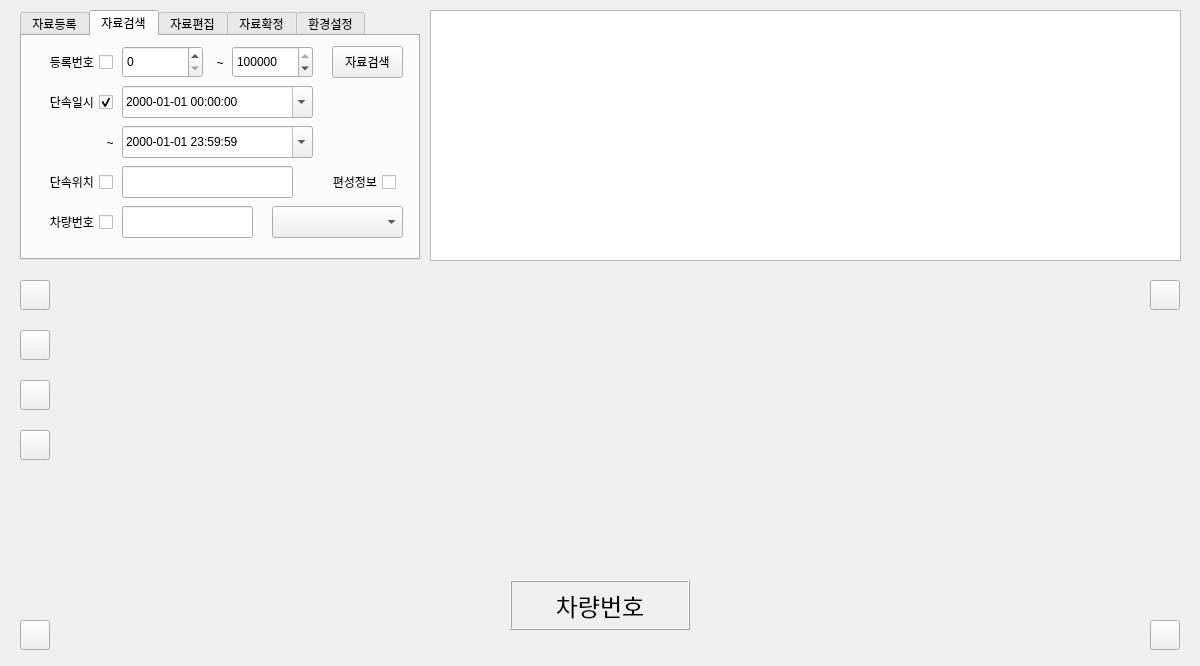
<?xml version="1.0" encoding="UTF-8"?>
<ui version="4.0">
 <class>MainWindow</class>
 <widget class="QMainWindow" name="MainWindow">
  <property name="geometry">
   <rect>
    <x>0</x>
    <y>0</y>
    <width>1200</width>
    <height>666</height>
   </rect>
  </property>
  <property name="sizePolicy">
   <sizepolicy hsizetype="Fixed" vsizetype="Fixed">
    <horstretch>0</horstretch>
    <verstretch>0</verstretch>
   </sizepolicy>
  </property>
  <property name="minimumSize">
   <size>
    <width>1200</width>
    <height>666</height>
   </size>
  </property>
  <property name="maximumSize">
   <size>
    <width>1200</width>
    <height>960</height>
   </size>
  </property>
  <property name="windowTitle">
   <string>주정차단속관리</string>
  </property>
  <property name="locale">
   <locale language="Korean" country="SouthKorea"/>
  </property>
  <widget class="QWidget" name="centralWidget">
   <widget class="QLabel" name="label">
    <property name="geometry">
     <rect>
      <x>60</x>
      <y>280</y>
      <width>540</width>
      <height>335</height>
     </rect>
    </property>
    <property name="text">
     <string/>
    </property>
    <property name="scaledContents">
     <bool>true</bool>
    </property>
   </widget>
   <widget class="QLabel" name="label_2">
    <property name="geometry">
     <rect>
      <x>600</x>
      <y>280</y>
      <width>540</width>
      <height>345</height>
     </rect>
    </property>
    <property name="text">
     <string/>
    </property>
    <property name="scaledContents">
     <bool>true</bool>
    </property>
   </widget>
   <widget class="QLabel" name="label_3">
    <property name="geometry">
     <rect>
      <x>60</x>
      <y>615</y>
      <width>540</width>
      <height>35</height>
     </rect>
    </property>
    <property name="text">
     <string/>
    </property>
    <property name="scaledContents">
     <bool>true</bool>
    </property>
   </widget>
   <widget class="QLabel" name="label_4">
    <property name="geometry">
     <rect>
      <x>600</x>
      <y>615</y>
      <width>540</width>
      <height>35</height>
     </rect>
    </property>
    <property name="text">
     <string/>
    </property>
    <property name="scaledContents">
     <bool>true</bool>
    </property>
   </widget>
   <widget class="QLabel" name="label_5">
    <property name="geometry">
     <rect>
      <x>510</x>
      <y>580</y>
      <width>180</width>
      <height>50</height>
     </rect>
    </property>
    <property name="font">
     <font>
      <family>BareunDotum</family>
      <pointsize>18</pointsize>
      <weight>50</weight>
      <bold>false</bold>
     </font>
    </property>
    <property name="autoFillBackground">
     <bool>true</bool>
    </property>
    <property name="frameShape">
     <enum>QFrame::Box</enum>
    </property>
    <property name="frameShadow">
     <enum>QFrame::Raised</enum>
    </property>
    <property name="text">
     <string>차량번호</string>
    </property>
    <property name="alignment">
     <set>Qt::AlignCenter</set>
    </property>
   </widget>
   <widget class="QTabWidget" name="tabWidget">
    <property name="geometry">
     <rect>
      <x>20</x>
      <y>10</y>
      <width>400</width>
      <height>250</height>
     </rect>
    </property>
    <property name="currentIndex">
     <number>1</number>
    </property>
    <widget class="QWidget" name="widget">
     <attribute name="title">
      <string>자료등록</string>
     </attribute>
     <widget class="QPushButton" name="pushButton">
      <property name="geometry">
       <rect>
        <x>289</x>
        <y>20</y>
        <width>91</width>
        <height>32</height>
       </rect>
      </property>
      <property name="text">
       <string> 사진등록</string>
      </property>
     </widget>
     <widget class="QProgressBar" name="progressBar">
      <property name="geometry">
       <rect>
        <x>20</x>
        <y>170</y>
        <width>361</width>
        <height>23</height>
       </rect>
      </property>
      <property name="value">
       <number>0</number>
      </property>
     </widget>
     <widget class="QComboBox" name="comboBox_2">
      <property name="geometry">
       <rect>
        <x>80</x>
        <y>20</y>
        <width>191</width>
        <height>29</height>
       </rect>
      </property>
     </widget>
     <widget class="QLabel" name="label_18">
      <property name="geometry">
       <rect>
        <x>20</x>
        <y>25</y>
        <width>61</width>
        <height>21</height>
       </rect>
      </property>
      <property name="text">
       <string>편성정보</string>
      </property>
     </widget>
    </widget>
    <widget class="QWidget" name="tab_3">
     <attribute name="title">
      <string>자료검색</string>
     </attribute>
     <widget class="QLineEdit" name="lineEdit_3">
      <property name="geometry">
       <rect>
        <x>100</x>
        <y>130</y>
        <width>171</width>
        <height>32</height>
       </rect>
      </property>
     </widget>
     <widget class="QCheckBox" name="checkBox_3">
      <property name="geometry">
       <rect>
        <x>10</x>
        <y>130</y>
        <width>81</width>
        <height>32</height>
       </rect>
      </property>
      <property name="layoutDirection">
       <enum>Qt::RightToLeft</enum>
      </property>
      <property name="text">
       <string>단속위치</string>
      </property>
      <property name="iconSize">
       <size>
        <width>28</width>
        <height>28</height>
       </size>
      </property>
     </widget>
     <widget class="QCheckBox" name="checkBox_4">
      <property name="geometry">
       <rect>
        <x>10</x>
        <y>170</y>
        <width>81</width>
        <height>32</height>
       </rect>
      </property>
      <property name="layoutDirection">
       <enum>Qt::RightToLeft</enum>
      </property>
      <property name="text">
       <string>차량번호</string>
      </property>
      <property name="iconSize">
       <size>
        <width>28</width>
        <height>28</height>
       </size>
      </property>
     </widget>
     <widget class="QLabel" name="label_12">
      <property name="geometry">
       <rect>
        <x>190</x>
        <y>10</y>
        <width>16</width>
        <height>33</height>
       </rect>
      </property>
      <property name="text">
       <string>~</string>
      </property>
      <property name="alignment">
       <set>Qt::AlignCenter</set>
      </property>
     </widget>
     <widget class="QSpinBox" name="spinBox_2">
      <property name="geometry">
       <rect>
        <x>210</x>
        <y>10</y>
        <width>81</width>
        <height>32</height>
       </rect>
      </property>
      <property name="accelerated">
       <bool>true</bool>
      </property>
      <property name="maximum">
       <number>999999</number>
      </property>
      <property name="value">
       <number>999999</number>
      </property>
     </widget>
     <widget class="QCheckBox" name="checkBox">
      <property name="geometry">
       <rect>
        <x>10</x>
        <y>10</y>
        <width>81</width>
        <height>32</height>
       </rect>
      </property>
      <property name="layoutDirection">
       <enum>Qt::RightToLeft</enum>
      </property>
      <property name="text">
       <string>등록번호</string>
      </property>
      <property name="iconSize">
       <size>
        <width>28</width>
        <height>28</height>
       </size>
      </property>
     </widget>
     <widget class="QDateTimeEdit" name="dateTimeEdit_2">
      <property name="geometry">
       <rect>
        <x>100</x>
        <y>90</y>
        <width>191</width>
        <height>32</height>
       </rect>
      </property>
      <property name="dateTime">
       <datetime>
        <hour>23</hour>
        <minute>59</minute>
        <second>59</second>
        <year>2000</year>
        <month>1</month>
        <day>1</day>
       </datetime>
      </property>
      <property name="displayFormat">
       <string>yyyy-MM-dd HH:mm:ss</string>
      </property>
      <property name="calendarPopup">
       <bool>true</bool>
      </property>
     </widget>
     <widget class="QComboBox" name="comboBox">
      <property name="geometry">
       <rect>
        <x>250</x>
        <y>170</y>
        <width>131</width>
        <height>32</height>
       </rect>
      </property>
     </widget>
     <widget class="QCheckBox" name="checkBox_2">
      <property name="geometry">
       <rect>
        <x>10</x>
        <y>50</y>
        <width>81</width>
        <height>32</height>
       </rect>
      </property>
      <property name="layoutDirection">
       <enum>Qt::RightToLeft</enum>
      </property>
      <property name="text">
       <string>단속일시</string>
      </property>
      <property name="iconSize">
       <size>
        <width>28</width>
        <height>28</height>
       </size>
      </property>
      <property name="checked">
       <bool>true</bool>
      </property>
     </widget>
     <widget class="QLabel" name="label_8">
      <property name="geometry">
       <rect>
        <x>80</x>
        <y>90</y>
        <width>16</width>
        <height>33</height>
       </rect>
      </property>
      <property name="text">
       <string>~</string>
      </property>
      <property name="alignment">
       <set>Qt::AlignCenter</set>
      </property>
     </widget>
     <widget class="QSpinBox" name="spinBox">
      <property name="geometry">
       <rect>
        <x>100</x>
        <y>10</y>
        <width>81</width>
        <height>32</height>
       </rect>
      </property>
      <property name="accelerated">
       <bool>true</bool>
      </property>
      <property name="maximum">
       <number>9999</number>
      </property>
     </widget>
     <widget class="QDateTimeEdit" name="dateTimeEdit">
      <property name="geometry">
       <rect>
        <x>100</x>
        <y>50</y>
        <width>191</width>
        <height>32</height>
       </rect>
      </property>
      <property name="displayFormat">
       <string>yyyy-MM-dd HH:mm:ss</string>
      </property>
      <property name="calendarPopup">
       <bool>true</bool>
      </property>
     </widget>
     <widget class="QLineEdit" name="lineEdit_4">
      <property name="geometry">
       <rect>
        <x>100</x>
        <y>170</y>
        <width>131</width>
        <height>32</height>
       </rect>
      </property>
     </widget>
     <widget class="QCheckBox" name="checkBox_5">
      <property name="geometry">
       <rect>
        <x>293</x>
        <y>130</y>
        <width>81</width>
        <height>32</height>
       </rect>
      </property>
      <property name="layoutDirection">
       <enum>Qt::RightToLeft</enum>
      </property>
      <property name="text">
       <string>편성정보</string>
      </property>
      <property name="iconSize">
       <size>
        <width>28</width>
        <height>28</height>
       </size>
      </property>
     </widget>
     <widget class="QPushButton" name="pushButton_3">
      <property name="geometry">
       <rect>
        <x>310</x>
        <y>10</y>
        <width>71</width>
        <height>32</height>
       </rect>
      </property>
      <property name="text">
       <string>자료검색</string>
      </property>
      <property name="shortcut">
       <string>F3</string>
      </property>
     </widget>
    </widget>
    <widget class="QWidget" name="tab">
     <attribute name="title">
      <string>자료편집</string>
     </attribute>
     <widget class="QPushButton" name="pushButton_4">
      <property name="geometry">
       <rect>
        <x>10</x>
        <y>10</y>
        <width>110</width>
        <height>32</height>
       </rect>
      </property>
      <property name="text">
       <string>[F4] 자료저장</string>
      </property>
      <property name="shortcut">
       <string>F4</string>
      </property>
     </widget>
     <widget class="QPushButton" name="pushButton_5">
      <property name="geometry">
       <rect>
        <x>130</x>
        <y>10</y>
        <width>110</width>
        <height>32</height>
       </rect>
      </property>
      <property name="text">
       <string>[F5] 자료삭제</string>
      </property>
      <property name="shortcut">
       <string>F5</string>
      </property>
     </widget>
     <widget class="QLineEdit" name="lineEdit">
      <property name="geometry">
       <rect>
        <x>100</x>
        <y>50</y>
        <width>181</width>
        <height>33</height>
       </rect>
      </property>
     </widget>
     <widget class="QLineEdit" name="lineEdit_2">
      <property name="geometry">
       <rect>
        <x>100</x>
        <y>90</y>
        <width>181</width>
        <height>33</height>
       </rect>
      </property>
     </widget>
     <widget class="QDateTimeEdit" name="dateTimeEdit_3">
      <property name="geometry">
       <rect>
        <x>100</x>
        <y>130</y>
        <width>181</width>
        <height>33</height>
       </rect>
      </property>
      <property name="displayFormat">
       <string>yyyy-MM-dd hh:mm:ss</string>
      </property>
      <property name="calendarPopup">
       <bool>true</bool>
      </property>
     </widget>
     <widget class="QComboBox" name="comboBox_3">
      <property name="geometry">
       <rect>
        <x>100</x>
        <y>170</y>
        <width>181</width>
        <height>29</height>
       </rect>
      </property>
     </widget>
     <widget class="QCheckBox" name="checkBox_6">
      <property name="geometry">
       <rect>
        <x>10</x>
        <y>55</y>
        <width>81</width>
        <height>22</height>
       </rect>
      </property>
      <property name="layoutDirection">
       <enum>Qt::RightToLeft</enum>
      </property>
      <property name="text">
       <string>차량번호</string>
      </property>
     </widget>
     <widget class="QCheckBox" name="checkBox_7">
      <property name="geometry">
       <rect>
        <x>10</x>
        <y>95</y>
        <width>81</width>
        <height>22</height>
       </rect>
      </property>
      <property name="layoutDirection">
       <enum>Qt::RightToLeft</enum>
      </property>
      <property name="text">
       <string>단속위치</string>
      </property>
     </widget>
     <widget class="QCheckBox" name="checkBox_8">
      <property name="geometry">
       <rect>
        <x>10</x>
        <y>135</y>
        <width>81</width>
        <height>22</height>
       </rect>
      </property>
      <property name="layoutDirection">
       <enum>Qt::RightToLeft</enum>
      </property>
      <property name="text">
       <string>단속일시</string>
      </property>
     </widget>
     <widget class="QCheckBox" name="checkBox_9">
      <property name="geometry">
       <rect>
        <x>10</x>
        <y>175</y>
        <width>81</width>
        <height>22</height>
       </rect>
      </property>
      <property name="layoutDirection">
       <enum>Qt::RightToLeft</enum>
      </property>
      <property name="text">
       <string>편성정보</string>
      </property>
     </widget>
     <widget class="QCheckBox" name="checkBox_10">
      <property name="geometry">
       <rect>
        <x>290</x>
        <y>55</y>
        <width>98</width>
        <height>22</height>
       </rect>
      </property>
      <property name="layoutDirection">
       <enum>Qt::RightToLeft</enum>
      </property>
      <property name="text">
       <string>사진1변경</string>
      </property>
     </widget>
     <widget class="QCheckBox" name="checkBox_11">
      <property name="geometry">
       <rect>
        <x>290</x>
        <y>95</y>
        <width>98</width>
        <height>22</height>
       </rect>
      </property>
      <property name="layoutDirection">
       <enum>Qt::RightToLeft</enum>
      </property>
      <property name="text">
       <string>사진2변경</string>
      </property>
     </widget>
     <widget class="QCheckBox" name="checkBox_12">
      <property name="geometry">
       <rect>
        <x>290</x>
        <y>135</y>
        <width>98</width>
        <height>22</height>
       </rect>
      </property>
      <property name="layoutDirection">
       <enum>Qt::RightToLeft</enum>
      </property>
      <property name="text">
       <string>사진3변경</string>
      </property>
     </widget>
     <widget class="QCheckBox" name="checkBox_13">
      <property name="geometry">
       <rect>
        <x>290</x>
        <y>175</y>
        <width>98</width>
        <height>22</height>
       </rect>
      </property>
      <property name="layoutDirection">
       <enum>Qt::RightToLeft</enum>
      </property>
      <property name="text">
       <string>사진4변경</string>
      </property>
     </widget>
    </widget>
    <widget class="QWidget" name="tab_4">
     <attribute name="title">
      <string>자료확정</string>
     </attribute>
     <widget class="QPushButton" name="pushButton_6">
      <property name="geometry">
       <rect>
        <x>20</x>
        <y>20</y>
        <width>110</width>
        <height>32</height>
       </rect>
      </property>
      <property name="text">
       <string>[F6] 단속확정</string>
      </property>
     </widget>
     <widget class="QPushButton" name="pushButton_2">
      <property name="geometry">
       <rect>
        <x>20</x>
        <y>70</y>
        <width>110</width>
        <height>32</height>
       </rect>
      </property>
      <property name="text">
       <string>[F7] 엑셀변환</string>
      </property>
     </widget>
     <widget class="QPushButton" name="pushButton_12">
      <property name="geometry">
       <rect>
        <x>20</x>
        <y>120</y>
        <width>98</width>
        <height>31</height>
       </rect>
      </property>
      <property name="text">
       <string>PushButton</string>
      </property>
     </widget>
     <widget class="QProgressBar" name="progressBar_2">
      <property name="geometry">
       <rect>
        <x>20</x>
        <y>170</y>
        <width>361</width>
        <height>23</height>
       </rect>
      </property>
      <property name="value">
       <number>0</number>
      </property>
     </widget>
    </widget>
    <widget class="QWidget" name="tab_2">
     <attribute name="title">
      <string>환경설정</string>
     </attribute>
     <widget class="QPushButton" name="pushButton_7">
      <property name="geometry">
       <rect>
        <x>20</x>
        <y>10</y>
        <width>61</width>
        <height>32</height>
       </rect>
      </property>
      <property name="text">
       <string>저장</string>
      </property>
     </widget>
     <widget class="QLabel" name="label_17">
      <property name="geometry">
       <rect>
        <x>20</x>
        <y>50</y>
        <width>91</width>
        <height>21</height>
       </rect>
      </property>
      <property name="text">
       <string>사진등록폴더</string>
      </property>
     </widget>
     <widget class="QLabel" name="label_20">
      <property name="geometry">
       <rect>
        <x>20</x>
        <y>90</y>
        <width>91</width>
        <height>21</height>
       </rect>
      </property>
      <property name="text">
       <string>자료작업폴더</string>
      </property>
     </widget>
     <widget class="QLabel" name="label_21">
      <property name="geometry">
       <rect>
        <x>20</x>
        <y>130</y>
        <width>91</width>
        <height>21</height>
       </rect>
      </property>
      <property name="text">
       <string>백업파일폴더</string>
      </property>
     </widget>
     <widget class="QLabel" name="label_22">
      <property name="geometry">
       <rect>
        <x>20</x>
        <y>170</y>
        <width>91</width>
        <height>21</height>
       </rect>
      </property>
      <property name="text">
       <string>자료확정폴더</string>
      </property>
     </widget>
     <widget class="QPushButton" name="pushButton_13">
      <property name="geometry">
       <rect>
        <x>180</x>
        <y>10</y>
        <width>98</width>
        <height>31</height>
       </rect>
      </property>
      <property name="text">
       <string>도움말</string>
      </property>
     </widget>
     <widget class="QPushButton" name="pushButton_14">
      <property name="geometry">
       <rect>
        <x>290</x>
        <y>10</y>
        <width>98</width>
        <height>31</height>
       </rect>
      </property>
      <property name="text">
       <string>프로그램정보</string>
      </property>
     </widget>
     <widget class="QLineEdit" name="lineEdit_5">
      <property name="geometry">
       <rect>
        <x>120</x>
        <y>50</y>
        <width>231</width>
        <height>28</height>
       </rect>
      </property>
      <property name="font">
       <font>
        <pointsize>10</pointsize>
        <weight>75</weight>
        <bold>true</bold>
       </font>
      </property>
      <property name="text">
       <string/>
      </property>
      <property name="dragEnabled">
       <bool>true</bool>
      </property>
      <property name="readOnly">
       <bool>true</bool>
      </property>
     </widget>
     <widget class="QLineEdit" name="lineEdit_6">
      <property name="geometry">
       <rect>
        <x>120</x>
        <y>90</y>
        <width>231</width>
        <height>28</height>
       </rect>
      </property>
      <property name="font">
       <font>
        <pointsize>10</pointsize>
        <weight>75</weight>
        <bold>true</bold>
       </font>
      </property>
      <property name="text">
       <string/>
      </property>
      <property name="dragEnabled">
       <bool>true</bool>
      </property>
      <property name="readOnly">
       <bool>true</bool>
      </property>
     </widget>
     <widget class="QLineEdit" name="lineEdit_7">
      <property name="geometry">
       <rect>
        <x>120</x>
        <y>130</y>
        <width>231</width>
        <height>28</height>
       </rect>
      </property>
      <property name="font">
       <font>
        <pointsize>10</pointsize>
        <weight>75</weight>
        <bold>true</bold>
       </font>
      </property>
      <property name="text">
       <string/>
      </property>
      <property name="dragEnabled">
       <bool>true</bool>
      </property>
      <property name="readOnly">
       <bool>true</bool>
      </property>
     </widget>
     <widget class="QLineEdit" name="lineEdit_8">
      <property name="geometry">
       <rect>
        <x>120</x>
        <y>170</y>
        <width>231</width>
        <height>28</height>
       </rect>
      </property>
      <property name="font">
       <font>
        <pointsize>10</pointsize>
        <weight>75</weight>
        <bold>true</bold>
       </font>
      </property>
      <property name="text">
       <string/>
      </property>
      <property name="dragEnabled">
       <bool>true</bool>
      </property>
      <property name="readOnly">
       <bool>true</bool>
      </property>
     </widget>
     <widget class="QPushButton" name="pushButton_15">
      <property name="geometry">
       <rect>
        <x>360</x>
        <y>50</y>
        <width>30</width>
        <height>27</height>
       </rect>
      </property>
      <property name="text">
       <string>..</string>
      </property>
     </widget>
     <widget class="QPushButton" name="pushButton_16">
      <property name="geometry">
       <rect>
        <x>360</x>
        <y>90</y>
        <width>30</width>
        <height>27</height>
       </rect>
      </property>
      <property name="text">
       <string>..</string>
      </property>
     </widget>
     <widget class="QPushButton" name="pushButton_17">
      <property name="geometry">
       <rect>
        <x>360</x>
        <y>130</y>
        <width>30</width>
        <height>27</height>
       </rect>
      </property>
      <property name="text">
       <string>..</string>
      </property>
     </widget>
     <widget class="QPushButton" name="pushButton_18">
      <property name="geometry">
       <rect>
        <x>360</x>
        <y>170</y>
        <width>30</width>
        <height>27</height>
       </rect>
      </property>
      <property name="text">
       <string>..</string>
      </property>
     </widget>
    </widget>
   </widget>
   <widget class="QTableView" name="tableView">
    <property name="geometry">
     <rect>
      <x>430</x>
      <y>10</y>
      <width>751</width>
      <height>251</height>
     </rect>
    </property>
    <property name="editTriggers">
     <set>QAbstractItemView::NoEditTriggers</set>
    </property>
    <attribute name="horizontalHeaderDefaultSectionSize">
     <number>130</number>
    </attribute>
    <attribute name="horizontalHeaderMinimumSectionSize">
     <number>30</number>
    </attribute>
    <attribute name="horizontalHeaderShowSortIndicator" stdset="0">
     <bool>true</bool>
    </attribute>
    <attribute name="verticalHeaderDefaultSectionSize">
     <number>25</number>
    </attribute>
   </widget>
   <widget class="QPushButton" name="pushButton_8">
    <property name="geometry">
     <rect>
      <x>20</x>
      <y>280</y>
      <width>30</width>
      <height>30</height>
     </rect>
    </property>
    <property name="text">
     <string/>
    </property>
   </widget>
   <widget class="QPushButton" name="pushButton_9">
    <property name="geometry">
     <rect>
      <x>1150</x>
      <y>280</y>
      <width>30</width>
      <height>30</height>
     </rect>
    </property>
    <property name="text">
     <string/>
    </property>
   </widget>
   <widget class="QPushButton" name="pushButton_10">
    <property name="geometry">
     <rect>
      <x>20</x>
      <y>620</y>
      <width>30</width>
      <height>30</height>
     </rect>
    </property>
    <property name="text">
     <string/>
    </property>
   </widget>
   <widget class="QPushButton" name="pushButton_11">
    <property name="geometry">
     <rect>
      <x>1150</x>
      <y>620</y>
      <width>30</width>
      <height>30</height>
     </rect>
    </property>
    <property name="text">
     <string/>
    </property>
   </widget>
   <widget class="QPushButton" name="pushButton_19">
    <property name="geometry">
     <rect>
      <x>20</x>
      <y>330</y>
      <width>30</width>
      <height>30</height>
     </rect>
    </property>
    <property name="text">
     <string/>
    </property>
   </widget>
   <widget class="QPushButton" name="pushButton_20">
    <property name="geometry">
     <rect>
      <x>20</x>
      <y>380</y>
      <width>30</width>
      <height>30</height>
     </rect>
    </property>
    <property name="text">
     <string/>
    </property>
   </widget>
   <widget class="QPushButton" name="pushButton_21">
    <property name="geometry">
     <rect>
      <x>20</x>
      <y>430</y>
      <width>30</width>
      <height>30</height>
     </rect>
    </property>
    <property name="text">
     <string/>
    </property>
   </widget>
  </widget>
 </widget>
 <layoutdefault spacing="6" margin="11"/>
 <tabstops>
  <tabstop>tabWidget</tabstop>
  <tabstop>comboBox_2</tabstop>
  <tabstop>pushButton</tabstop>
  <tabstop>checkBox</tabstop>
  <tabstop>spinBox</tabstop>
  <tabstop>spinBox_2</tabstop>
  <tabstop>checkBox_2</tabstop>
  <tabstop>dateTimeEdit</tabstop>
  <tabstop>dateTimeEdit_2</tabstop>
  <tabstop>checkBox_3</tabstop>
  <tabstop>lineEdit_3</tabstop>
  <tabstop>checkBox_4</tabstop>
  <tabstop>lineEdit_4</tabstop>
  <tabstop>checkBox_5</tabstop>
  <tabstop>comboBox</tabstop>
  <tabstop>pushButton_4</tabstop>
  <tabstop>pushButton_5</tabstop>
  <tabstop>checkBox_6</tabstop>
  <tabstop>lineEdit</tabstop>
  <tabstop>checkBox_7</tabstop>
  <tabstop>lineEdit_2</tabstop>
  <tabstop>checkBox_8</tabstop>
  <tabstop>dateTimeEdit_3</tabstop>
  <tabstop>checkBox_9</tabstop>
  <tabstop>comboBox_3</tabstop>
  <tabstop>checkBox_10</tabstop>
  <tabstop>checkBox_11</tabstop>
  <tabstop>checkBox_12</tabstop>
  <tabstop>checkBox_13</tabstop>
  <tabstop>pushButton_6</tabstop>
  <tabstop>pushButton_2</tabstop>
  <tabstop>pushButton_12</tabstop>
  <tabstop>lineEdit_5</tabstop>
  <tabstop>pushButton_15</tabstop>
  <tabstop>lineEdit_6</tabstop>
  <tabstop>pushButton_16</tabstop>
  <tabstop>lineEdit_7</tabstop>
  <tabstop>pushButton_17</tabstop>
  <tabstop>lineEdit_8</tabstop>
  <tabstop>pushButton_18</tabstop>
  <tabstop>pushButton_7</tabstop>
  <tabstop>pushButton_13</tabstop>
  <tabstop>pushButton_14</tabstop>
  <tabstop>tableView</tabstop>
  <tabstop>pushButton_8</tabstop>
  <tabstop>pushButton_9</tabstop>
  <tabstop>pushButton_10</tabstop>
  <tabstop>pushButton_11</tabstop>
  <tabstop>pushButton_3</tabstop>
 </tabstops>
 <resources/>
 <connections/>
</ui>
